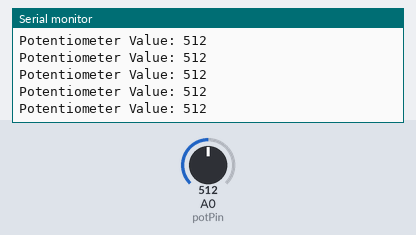
This sketch was run on a simulated Arduino Uno, built with avr-gcc and run on an emulated ATmega328P. Shown: the last lines printed to the serial monitor. Inputs (shaded band) come from the test bench; at power-on: A0 (potPin) = 512.

Above: at 1.2 s.
1.3 s: A0 (potPin) set to 716
At 1.56 s:
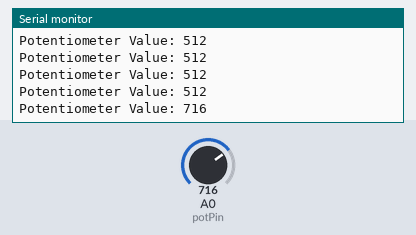
2.8 s: A0 (potPin) set to 900
At 2.96 s:
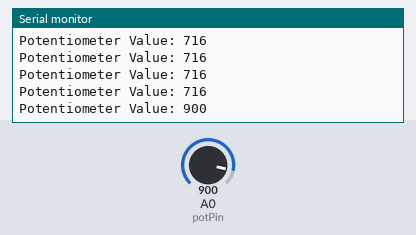
Timing chart, 0 to 5.8 s (numbered marks = the images above; inputs shaded):
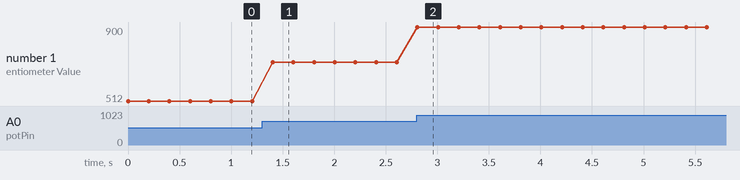

The sketch:

potentiometer.ino
```cpp
// Reading a Potentiometer on Arduino Uno R3

const int potPin = A0;  // Analog pin A0 for potentiometer

void setup() {
  Serial.begin(9600);   // Start Serial Monitor
}

void loop() {
  int potValue = analogRead(potPin);  // Read value from 0 to 1023

  Serial.print("Potentiometer Value: ");
  Serial.println(potValue);  // Print value to Serial Monitor

  delay(200);  // Delay for readability
}


  // put your main code here, to run repeatedly:
```

Measured:
- after the input at 1.3 s, the serial monitor: prints a new line after 0.10 s (image 1)
- after the input at 2.8 s, the serial monitor: prints a new line at once (image 2)
- plotted number 1: 512 → 716 after the input at 1.3 s, 716 → 900 after the input at 2.8 s
